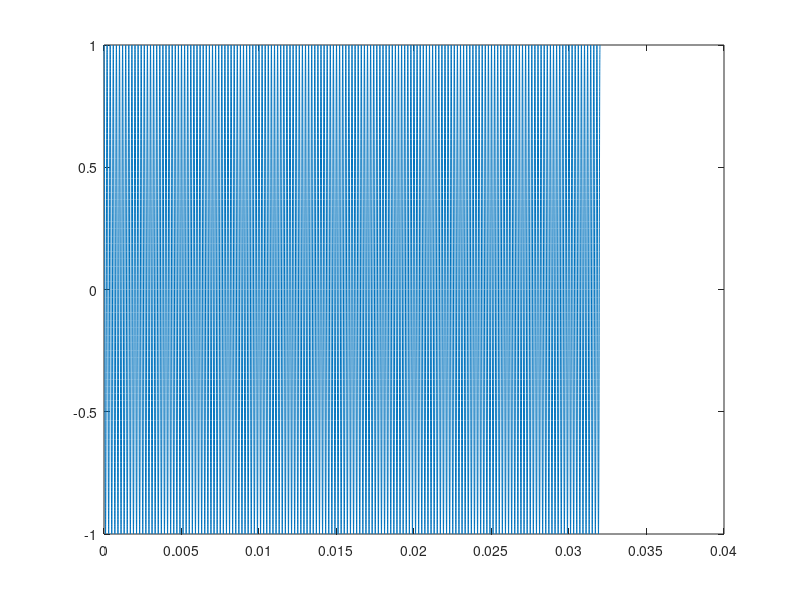

This figure's MATLAB source:
clc;
clear all;

%Initialization
Ts=0.001;
fc=5000;
t=0:Ts/1000:32*Ts;

%Am=[1,-1;3,-3;5,-5;7,-7]
Am=[1,-1];

%Bit sequence
R1=rand(1,32);
for i=1:32
    if(R1(i)<0.5)
        R1(i)=0;
    else
        R1(i)=1;
    end;
end;
R1;

for i=1:32
    if R1(i)==0
        R1(i)=-1;
    else
        continue;
    end
end 
R1;
%plot(t,cos(2*pi*fc*t));
%plot(t,y)

plot(t,cos(2*pi*fc*t))





